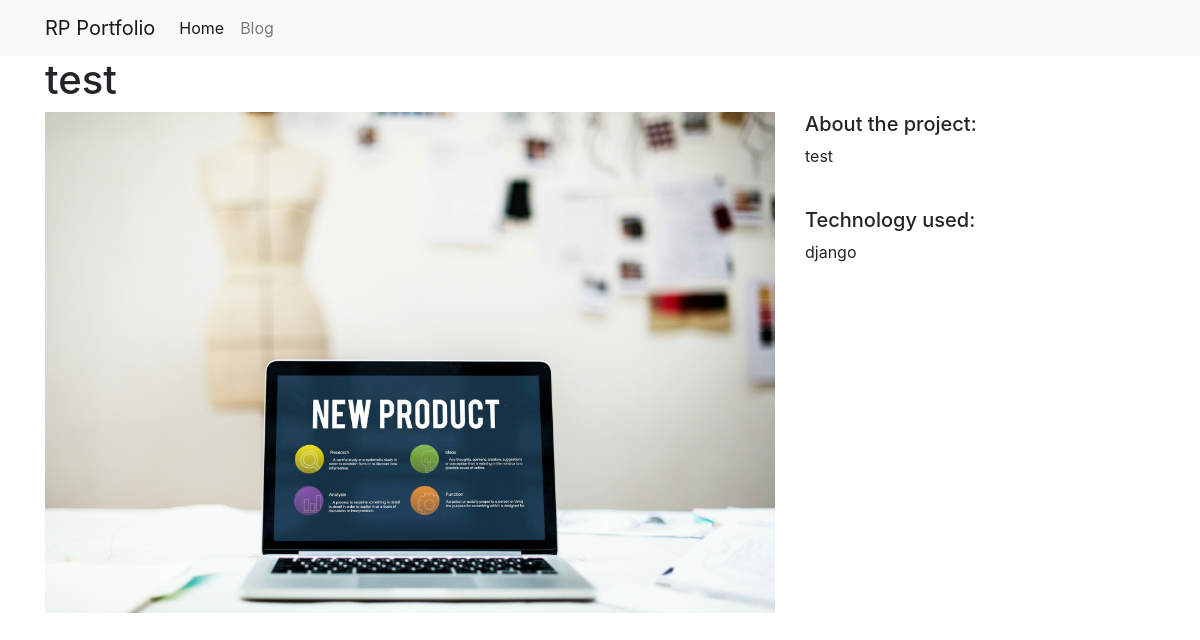
The app's page /8/ with its own data.
### projects/models.py (models this page shows)
class Project(models.Model):
    title = models.CharField(max_length=100)
    description = models.TextField()
    technology = models.CharField(max_length=20)
    image = models.ImageField(upload_to='projects/static/img')

### projects/views.py (the view)
# urls.py: path("<int:pk>/", views.project_detail, name="project_detail"),
def project_detail(request, pk):
    project = Project.objects.get(pk=pk)
    context = {"project": project}
    return render(request, "project_detail.html", context)

### projects/templates/project_detail.html
{% extends "base.html" %}
{% load static %}
{% block page_content %}
<h1>{{ project.title }}</h1>
<div class="row">
    <div class="col-md-8">
        <img src="{{ project.image.url }}" alt="" width="100%">
    </div>
    <div class="col-md-4">
        <h5>About the project:</h5>
        <p>{{ project.description }}</p>
        <br>
        <h5>Technology used:</h5>
        <p>{{ project.technology }}</p>
    </div>
</div>
{% endblock %}

### records on screen
Project: title "test", image (picture), description "test", technology "django"
